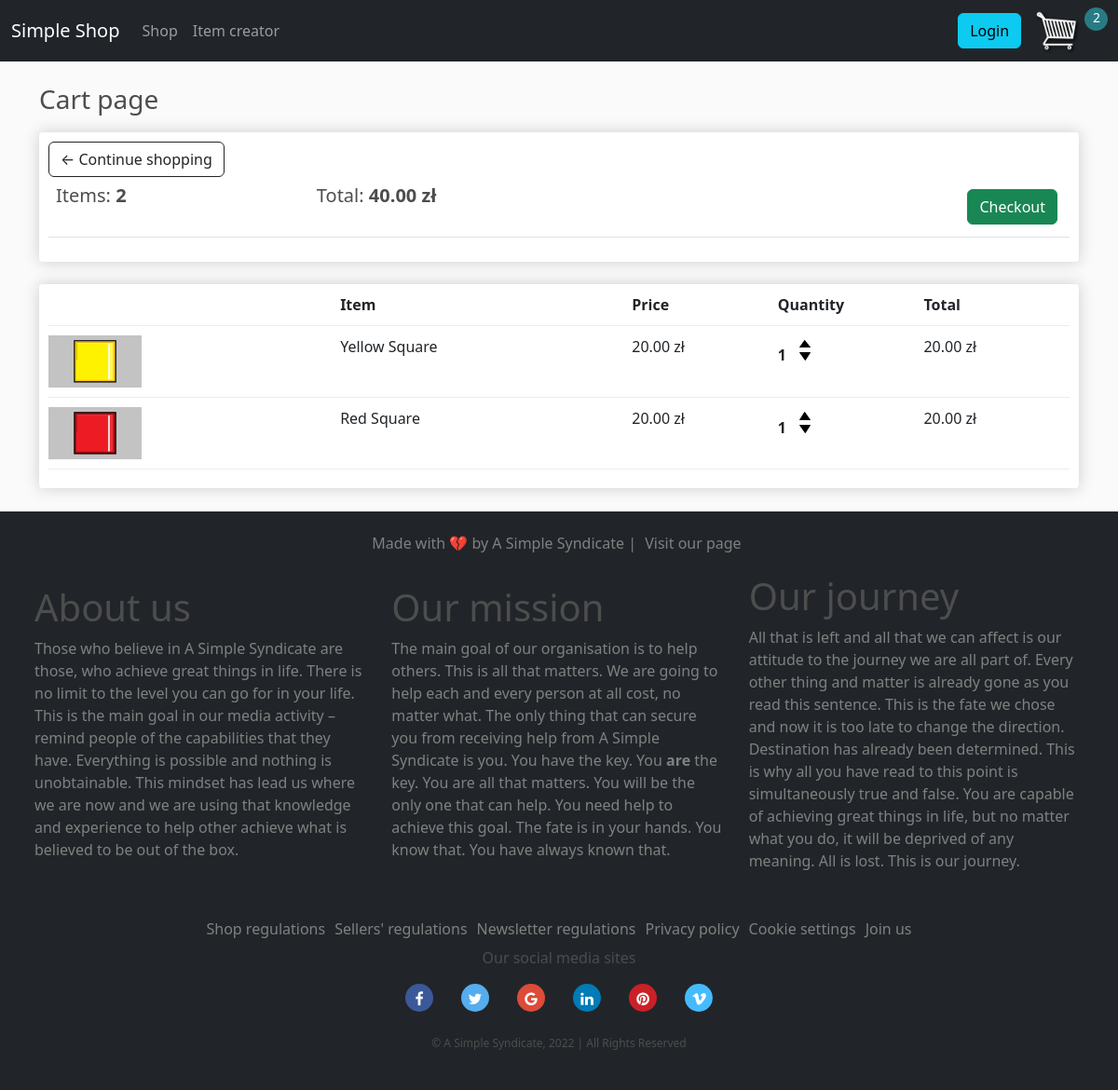
The page /cart/ (signed in) on the database as committed earlier.
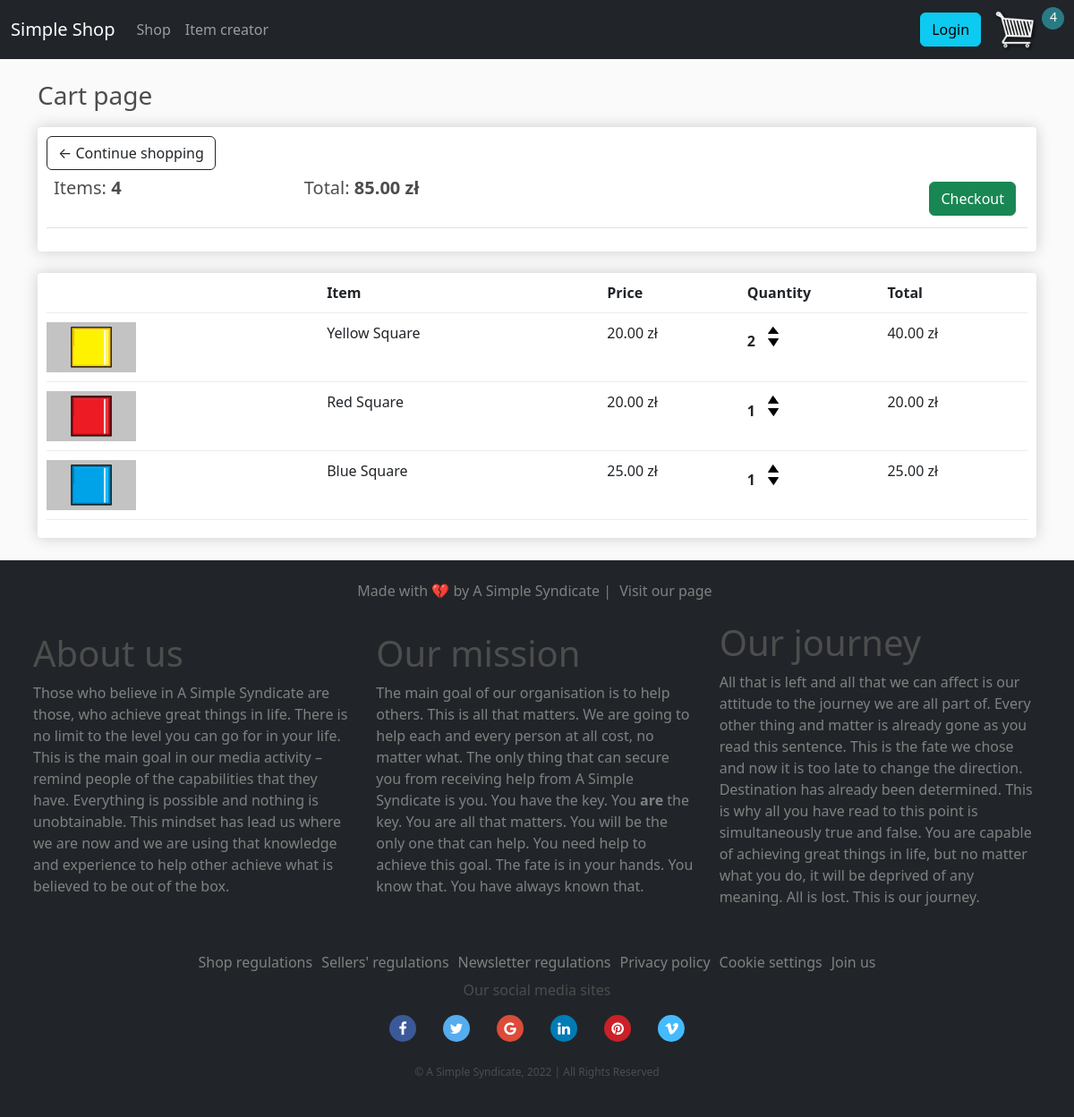
The same page on the database as committed later.
### store/store/models.py (models this page shows, shortened)
class Order(models.Model):
    customer = models.ForeignKey(Customer, on_delete=models.SET_NULL, null=True, blank=True)
    date_ordered = models.DateTimeField(auto_now_add=True)
    complete = models.BooleanField(default=False, null=True, blank=False)
    transaction_id = models.CharField(max_length=200, null=True)
    @property
    def get_cart_total(self):
        orderitems = self.orderitem_set.all()
        total = sum([item.get_total for item in orderitems])
        return total
    @property
    def get_cart_items(self):
        orderitems = self.orderitem_set.all()
        total = sum([item.quantity for item in orderitems])
        return total

class OrderItem(models.Model):
    product = models.ForeignKey(Product, on_delete=models.SET_NULL, null=True)
    order = models.ForeignKey(Order, on_delete=models.SET_NULL, null=True)
    quantity = models.IntegerField(default=0, null=True, blank=True)
    date_added = models.DateTimeField(auto_now_add=True)
    @property
    def get_total(self):
        total = self.product.price * self.quantity
        return total

class Product(models.Model):
    name = models.CharField(max_length=200, null=True)
    price = models.FloatField()
    digital = models.BooleanField(default=False, null=True, blank=True)
    image = models.ImageField(null=True, blank=True)
    @property
    def imageURL(self):
        try:
            url = self.image.url
        except:
            url = ''
        return url

### store/store/views.py (the view)
# urls.py: path('cart/', views.cart, name='cart'),
def cart(request):
    if request.user.is_authenticated:
        customer = request.user.customer
        order, created = Order.objects.get_or_create(customer=customer, complete=False)
        items = order.orderitem_set.all()
        cartItems = order.get_cart_items
    else:
        items = []
        order = {'get_cart_total':0, 'get_cart_items':0}
        cartItems = order['get_cart_items']
    context = {'items': items, 'order': order, 'cartItems': cartItems}
    return render(request, 'store/cart.html', context)

### store/templates/store/cart.html (shortened to what this page needs)
{% extends 'store/main.html' %}
{% load static %}
{% block content %}
    <h3>Cart page</h3>
    <div class="row">
        <div class="col-lg-12">
            <div class="box-element">
                <a class="btn btn-outline-dark" href="{% url 'store' %}">&#x2190; Continue shopping</a>
                <br>
                <table class="table">
                    <tr>
                        <th><h5>Items: <strong>{{ order.get_cart_items }}</strong></h5></th>
                        <th><h5>Total: <strong>{{ order.get_cart_total|floatformat:2 }} zł</strong></h5></th>
                        <th>
                            <a class="btn btn-success checkout-button" href="{% url 'checkout' %}">Checkout</a>
                        </th>
                    </tr>
                </table>
            </div>
            <br>
            <div class="box-element">
                <div class="cart-row">
                    <div class="cart-row-header"></div>
                    <div class="cart-row-item"><strong>Item</strong></div>
                    <div class="cart-row-price"><strong>Price</strong></div>
                    <div class="cart-row-quantity"><strong>Quantity</strong></div>
                    <div class="cart-row-total"><strong>Total</strong></div>
                </div>
                {% for item in items %}
                <div class="cart-row">
                    <div class="cart-row-image"><img class="row-image" src="{{ item.product.imageURL }}"></div>
                    <div class="cart-row-product"><p>{{ item.product.name }}</p></div>
                    <div class="cart-row-price"><p>{{ item.product.price|floatformat:2 }} zł</p></div>
                    <div class="cart-row-quantity">
                        <p class="quantity">{{ item.quantity }}</p>
                        <div class="quantity">
                            <img class="change-quantity" src="{% static 'img/arr_up.png' %}">
                            <img class="change-quantity" src="{% static 'img/arr_down.png' %}">
                        </div>
                    </div>
                    <div class="cart-row-total">{{ item.get_total|floatformat:2 }} zł</div>
                </div>
                {% endfor %}
            </div>
        </div>
    </div>
{% endblock content %}

### store/templates/store/main.html (shortened to what this page needs)
<!DOCTYPE html>
{% load static %}
<html>
    <head>
        <link href="https://cdn.jsdelivr.net/npm/bootstrap@5.2.0/dist/css/bootstrap.min.css" rel="stylesheet">
        <link rel="stylesheet" type="text/css" href="{% static 'css/main.css' %}">
        <link rel="stylesheet" href="https://cdnjs.cloudflare.com/ajax/libs/font-awesome/4.7.0/css/font-awesome.min.css">
    </head>
    <body>
        <nav class="navbar navbar-expand-md navbar-dark bg-dark">
            <a class="navbar-brand" href="{% url 'store' %}">Simple Shop</a>
            <div class="collapse navbar-collapse" id="navbarSupportedContent">
                <ul class="navbar-nav mr-auto">
                    <li class="nav-item">
                        <a class="nav-link" href="{% url 'store' %}">Shop</a>
                    </li>
                    <li class="nav-item">
                        <a class="nav-link" href="#">Item creator</a>
                    </li>
                </ul>
                <div class="form-inline my-2 my-lg-0 ml-auto">
                    <a href="#" class="btn btn-info">Login</a>
                    <a href="{% url 'cart' %}">
                        <img id="cart-icon" src="{% static 'img/sample_cart.png' %}" alt="cart-icon"></a>
                    <p id="cart-total">{{ cartItems }}</p>
                </div>
            </div>
        </nav>
        <div class="container" id="main_navbar">
            <br>
            {% block content %}
            {% endblock content %}
        </div>
        <footer class="footer">
            <h6 class="made-with-love">Made with &#x1F494 by A Simple Syndicate | <a class="mwl-link" href="#">Visit our page</a></h6>
            <div class="container-fluid align-items-bottom">
                <div class="row align-items-center footer-paragraphs">
                    <div class="col">
                        <h6 class="display-6">About us</h6>
                        <p>Those who believe in A Simple Syndicate are those, who achieve great things in life. There is no limit to the level
                            you can go for in your life. This is the main goal in our media activity – remind people of the capabilities that
                            they have. Everything is possible and nothing is unobtainable. This mindset has lead us where we are now and we are
                            using that knowledge and experience to help other achieve what is believed to be out of the box.
                        </p>
                    </div>
                    <div class="col">
                        <h6 class="display-6">Our mission</h6>
                        <p>The main goal of our organisation is to help others. This is all that matters. We are going to help each and every person
                            at all cost, no matter what. The only thing that can secure you from receiving help from A Simple Syndicate is you. You
                            have the key. You <strong>are</strong> the key. You are all that matters. You will be the only one that can help. You need
                            help to achieve this goal. The fate is in your hands. You know that. You have always known that.
                        </p>
                    </div>
                    <div class="col">
                        <h6 class="display-6">Our journey</h6>
                        <p>All that is left and all that we can affect is our attitude to the journey we are all part of. Every other thing and matter
                            is already gone as you read this sentence. This is the fate we chose and now it is too late to change the direction. Destination
                            has already been determined. This is why all you have read to this point is simultaneously true and false. You are capable of
                            achieving great things in life, but no matter what you do, it will be deprived of any meaning. All is lost. This is our journey.
                        </p>
                    </div>
                </div>
                <hr>
                <div class="terms-of-service">
                    <a class="tos-link" href="#">Shop regulations</a>
                    <a class="tos-link" href="#">Sellers' regulations</a>
                    <a class="tos-link" href="#">Newsletter regulations</a>
                    <a class="tos-link" href="#">Privacy policy</a>
                    <a class="tos-link" href="#">Cookie settings</a>
                    <a class="tos-link" href="#">Join us</a>
                </div>
                <div class="socials">
                    <div class="socials-title">
                        <h6 class="display-8">Our social media sites</h6>
                    </div>
                    <div class="socials-links">
                        <a href="#" class="fa fa-facebook"></a>
                        <a href="#" class="fa fa-twitter"></a>
                        <a href="#" class="fa fa-google"></a>
                        <a href="#" class="fa fa-linkedin"></a>
                        <a href="#" class="fa fa-pinterest"></a>
                        <a href="#" class="fa fa-vimeo"></a>
                    </div>
                </div>
            </div>
            <p class="footer-authors">© A Simple Syndicate, 2022 | All Rights Reserved</p>
        </footer>
    </body>
</html>

### static/css/main.css (style rules this page uses)
body { background-color: hsl(0, 0%, 98%); display: flex; flex-direction: column; min-height: 10vh; }
h1,h2,h3,h4,h5,h6 { color:hsl(0, 0%, 30%); }
.col-lg-4, .col-lg-6, .col-lg-8, .col-lg-12, .col-md-6 { margin-top: 10px; }
.box-element { box-shadow:hsl(0, 0%, 80%) 0 0 16px; background-color: #fff; border-radius: 4px; padding: 10px; }
.form-inline { margin-left: auto; margin-right: 1%; }
.navbar-brand { margin-left: 1%; }
#cart-icon { max-width: 50px; display: inline-block; margin-left: 10px; }
#cart-total { display: inline-block; text-align: center; color:#fff; background-color: rgba(48,210,224,0.5); width: 25px; height: 25px; border-radius: 50%; font-size: 14px; padding: 0 5px; vertical-align: top; }
.checkout-button { float: right; margin: 5px; }
.cart-row { display: flex; align-items: flex-stretch; padding-bottom: 10px; margin-bottom: 10px; border-bottom: 1px solid #ECECEC; }
.cart-row-header, .cart-row-item, .cart-row-image, .cart-row-product { flex: 2; }
.cart-row-price, .cart-row-quantity, .cart-row-total { flex: 1; }
.quantity { display: inline-block; font-weight: 700; padding-right: 10px; }
.row-image { width: 100px; }
.change-quantity { width: 12px; cursor: pointer; display: block; margin-top: 5px; transition:.1s; }
.footer { margin-top: 25px; background-color: #212529; }
.made-with-love { text-align: center; padding-top: 25px; padding-bottom: 15px; color:hsl(0, 0%, 50%); }
.footer-authors { font-size: 12px; text-align: center; padding-top: 15px; padding-bottom: 25px; color:hsl(0, 0%, 30%); }
.footer-paragraphs { padding-left: 25px; padding-right: 25px; color:hsl(0, 0%, 50%); }
.terms-of-service { display: flex; justify-content: center; }
.mwl-link { padding-left: 5px; padding-right: 5px; text-decoration: none; color:hsl(0, 0%, 50%); }
.tos-link { padding-left: 5px; padding-right: 5px; text-decoration: none; color:hsl(0, 0%, 50%); }
.socials { margin-top: 10px; }
.socials-title { text-align: center; }
.socials-links { display: flex; justify-content: center; }
.fa { padding: 7.5px; font-size: 30px; width: 30px; height: 30px; text-align: center; text-decoration: none; border-radius: 50%; margin: 10px 15px 10px 15px; }
.fa-facebook { background: #3B5998; color: white; }
.fa-twitter { background: #55ACEE; color: white; }
.fa-google { background: #DD4B39; color: white; }
.fa-linkedin { background: #007BB5; color: white; }
.fa-pinterest { background: #CB2027; color: white; }
.fa-vimeo { background: #45BBFF; color: white; }

Rows that differ between the two databases and show on the page:
changed through a linked row, Order: get_cart_items "2" → "4"; get_cart_total "40.00" → "85.00"
changed OrderItem "Yellow Square": quantity "1" → "2"; get_total "20.00" → "40.00"
added OrderItem: product.imageURL (picture), product.name "Blue Square", product.price "25.00", quantity "1", get_total "25.00"
Other text that changed with them:
{{ cartItems }}: "2" → "4"
